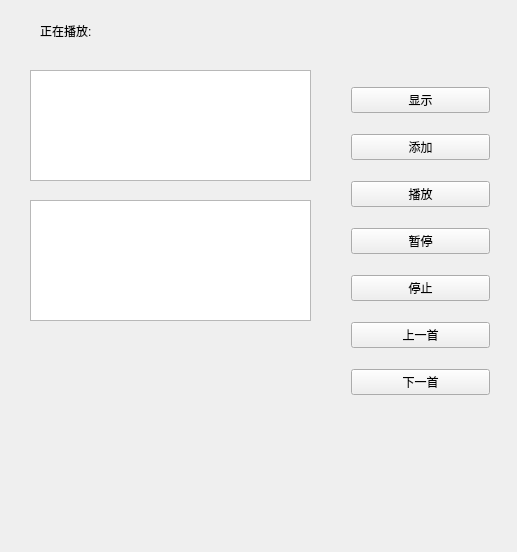
<?xml version="1.0" encoding="UTF-8"?>
<ui version="4.0">
 <class>musicBox</class>
 <widget class="QWidget" name="musicBox">
  <property name="geometry">
   <rect>
    <x>0</x>
    <y>0</y>
    <width>517</width>
    <height>552</height>
   </rect>
  </property>
  <property name="windowTitle">
   <string>musicBox</string>
  </property>
  <property name="styleSheet">
   <string notr="true"/>
  </property>
  <widget class="QWidget" name="verticalLayoutWidget">
   <property name="geometry">
    <rect>
     <x>340</x>
     <y>61</y>
     <width>161</width>
     <height>361</height>
    </rect>
   </property>
   <layout class="QVBoxLayout" name="buttonList">
    <item>
     <widget class="QPushButton" name="Button0">
      <property name="text">
       <string>显示</string>
      </property>
     </widget>
    </item>
    <item>
     <widget class="QPushButton" name="Button1">
      <property name="text">
       <string>添加</string>
      </property>
     </widget>
    </item>
    <item>
     <widget class="QPushButton" name="Button2">
      <property name="text">
       <string>播放</string>
      </property>
     </widget>
    </item>
    <item>
     <widget class="QPushButton" name="Button3">
      <property name="text">
       <string>暂停</string>
      </property>
     </widget>
    </item>
    <item>
     <widget class="QPushButton" name="Button4">
      <property name="text">
       <string>停止</string>
      </property>
     </widget>
    </item>
    <item>
     <widget class="QPushButton" name="Button5">
      <property name="text">
       <string>上一首</string>
      </property>
     </widget>
    </item>
    <item>
     <widget class="QPushButton" name="Button6">
      <property name="text">
       <string>下一首</string>
      </property>
     </widget>
    </item>
   </layout>
  </widget>
  <widget class="QListWidget" name="musicList">
   <property name="geometry">
    <rect>
     <x>30</x>
     <y>70</y>
     <width>281</width>
     <height>111</height>
    </rect>
   </property>
  </widget>
  <widget class="QWidget" name="verticalLayoutWidget_2">
   <property name="geometry">
    <rect>
     <x>30</x>
     <y>374</y>
     <width>281</width>
     <height>41</height>
    </rect>
   </property>
   <layout class="QVBoxLayout" name="playControl"/>
  </widget>
  <widget class="QLabel" name="label">
   <property name="geometry">
    <rect>
     <x>40</x>
     <y>20</y>
     <width>121</width>
     <height>21</height>
    </rect>
   </property>
   <property name="text">
    <string>正在播放:</string>
   </property>
  </widget>
  <widget class="QLabel" name="songName">
   <property name="geometry">
    <rect>
     <x>210</x>
     <y>20</y>
     <width>291</width>
     <height>21</height>
    </rect>
   </property>
   <property name="text">
    <string/>
   </property>
  </widget>
  <widget class="QLabel" name="timeShow">
   <property name="geometry">
    <rect>
     <x>30</x>
     <y>350</y>
     <width>71</width>
     <height>21</height>
    </rect>
   </property>
   <property name="text">
    <string/>
   </property>
  </widget>
  <widget class="QLabel" name="timeTotal">
   <property name="geometry">
    <rect>
     <x>240</x>
     <y>350</y>
     <width>67</width>
     <height>21</height>
    </rect>
   </property>
   <property name="text">
    <string/>
   </property>
  </widget>
  <widget class="QTextBrowser" name="textBrowser">
   <property name="geometry">
    <rect>
     <x>30</x>
     <y>200</y>
     <width>281</width>
     <height>121</height>
    </rect>
   </property>
   <property name="styleSheet">
    <string notr="true">color: rgb(0, 255, 0);</string>
   </property>
  </widget>
  <widget class="QWidget" name="verticalLayoutWidget_3">
   <property name="geometry">
    <rect>
     <x>30</x>
     <y>469</y>
     <width>281</width>
     <height>41</height>
    </rect>
   </property>
   <layout class="QVBoxLayout" name="volumeControl"/>
  </widget>
 </widget>
 <layoutdefault spacing="6" margin="11"/>
 <resources/>
 <connections/>
</ui>
